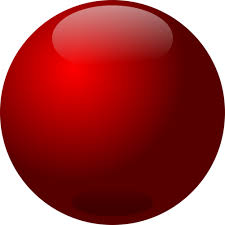
#> input picture merah.jpg, 225 x 225 px, given in place of the camera
$ python warna.py
#> lines starting #> are read from the running program, lines starting #| are printed output that depends on the picture; after the words box and inside, x2 and y2 are one past the last pixel; in counts of white or black regions, pixels touching at a corner belong together
# -*- coding: utf-8 -*-
from collections import deque
import numpy as np
import argparse
import imutils
import cv2

# construct the argument parse and parse the arguments
ap = argparse.ArgumentParser()
ap.add_argument("-v", "--video", help="path to the (optional) video file")
ap.add_argument("-b", "--buffer", type=int, default=64, help="max buffer size")
args = vars(ap.parse_args())

# define the lower and upper boundaries of the "yellow object"
# (or "ball") in the HSV color space, then initialize the
# list of tracked points
colorLower = (0, 100, 100)
colorUpper = (44, 255, 255)
pts = deque(maxlen=args["buffer"])

# if a video path was not supplied, grab the reference
# to the webcam
if not args.get("video", False):
    camera = cv2.VideoCapture(0)

# otherwise, grab a reference to the video file
else:
    camera = cv2.VideoCapture(args["video"])

# keep looping
while True:
    # grab the current frame
    (grabbed, frame) = camera.read()
#> frame is the input picture: shape (225, 225, 3); mean B, G, R 62.7, 62.6, 160

    # if we are viewing a video and we did not grab a frame,
    # then we have reached the end of the video
    if args.get("video") and not grabbed:
        break

    # resize the frame, inverted ("vertical flip" w/ 180degrees),
    # blur it, and convert it to the HSV color space
    frame = imutils.resize(frame, width=600)
#> frame: shape (600, 600, 3)
    frame = imutils.rotate(frame, angle=0)
    # blurred = cv2.GaussianBlur(frame, (11, 11), 0)
    hsv = cv2.cvtColor(frame, cv2.COLOR_BGR2HSV)
#> hsv: shape (600, 600, 3); mean H, S, V 13.5, 189.4, 160.1

    # construct a mask for the color "green", then perform
    # a series of dilations and erosions to remove any small
    # blobs left in the mask
    mask = cv2.inRange(hsv, colorLower, colorUpper)
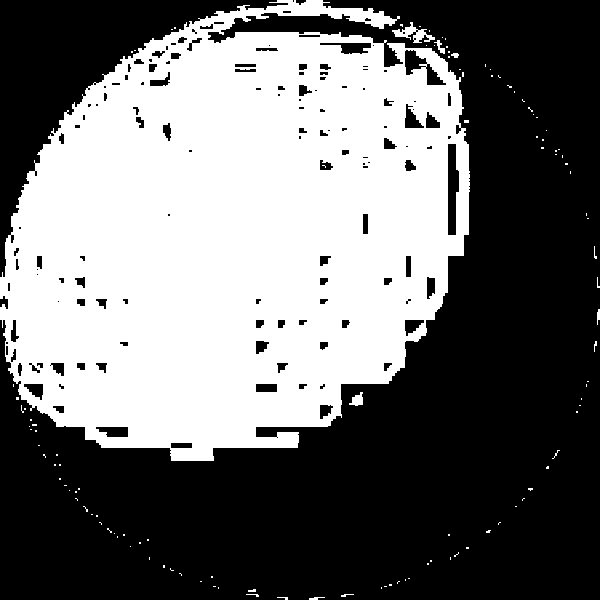
#> mask: shape (600, 600); 43.6% white; 117 white regions (109 under 20 px), largest, box (x1, y1, x2, y2) and area: (0, 0, 470, 461) 155741, (392, 22, 435, 43) 337, (349, 392, 363, 406) 119
    mask = cv2.erode(mask, None, iterations=2)
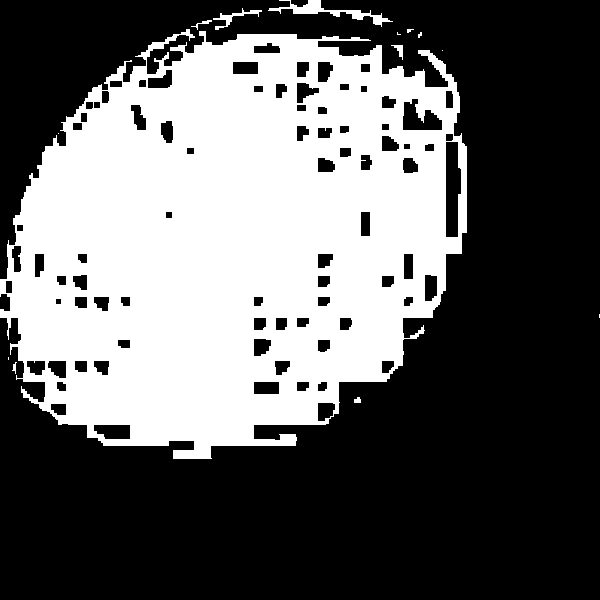
#> mask: shape (600, 600); 39% white; 14 white regions (7 under 20 px), largest, box (x1, y1, x2, y2) and area: (0, 29, 467, 459) 139030, (268, 0, 393, 27) 766, (213, 8, 262, 30) 236
    mask = cv2.dilate(mask, None, iterations=2)
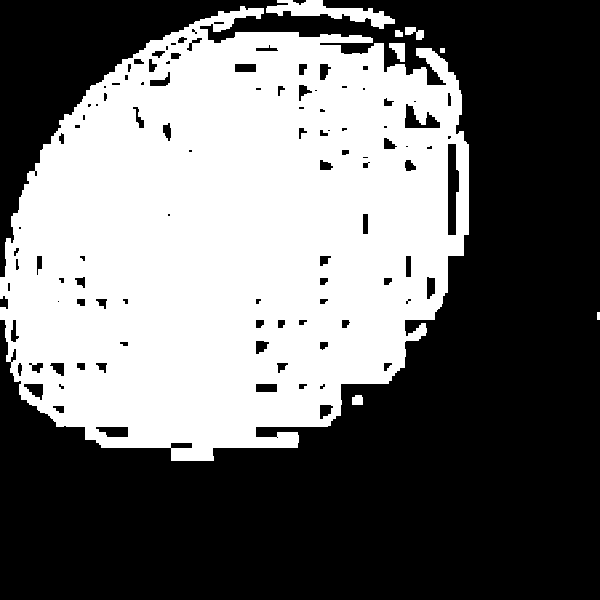
#> mask: shape (600, 600); 43.1% white; 8 white regions

    # find contours in the mask and initialize the current
    # (x, y) center of the ball
    cnts = cv2.findContours(mask.copy(), cv2.RETR_EXTERNAL, cv2.CHAIN_APPROX_SIMPLE)[-2]
#> cnts = 8 contours, 2 with area under 20; largest, box (x1, y1, x2, y2) and area: (0, 6, 469, 461) 158078, (266, 0, 395, 29) 1305, (389, 43, 405, 62) 167, (405, 27, 424, 40) 116, (352, 395, 363, 405) 83, (395, 30, 403, 37) 36
    center = None

    # only proceed if at least one contour was found
    if len(cnts) > 0:
        # find the largest contour in the mask, then use
        # it to compute the minimum enclosing circle and
        # centroid
        c = max(cnts, key=cv2.contourArea)
#> c = contour of 627 points, box (x1, y1, x2, y2) (0, 6, 469, 461), area 158078
        ((x, y), radius) = cv2.minEnclosingCircle(c)
#> x = 234; y = 230.5; radius = 271.6
        M = cv2.moments(c)
#> M = moments, m00 158077.5, centre m10/m00, m01/m00 = (232.8, 238.2)
        center = (int(M["m10"] / M["m00"]), int(M["m01"] / M["m00"]))
#> center = (232, 238)
        if x > 300:
            print("belok kanan")
        if x < 300:
            print("belok kiri")
        # only proceed if the radius meets a minimum size
        if radius > 10:
            # draw the circle and centroid on the frame,
            # then update the list of tracked points
            cv2.circle(frame, (int(x), int(y)), int(radius), (0, 255, 255), 2)
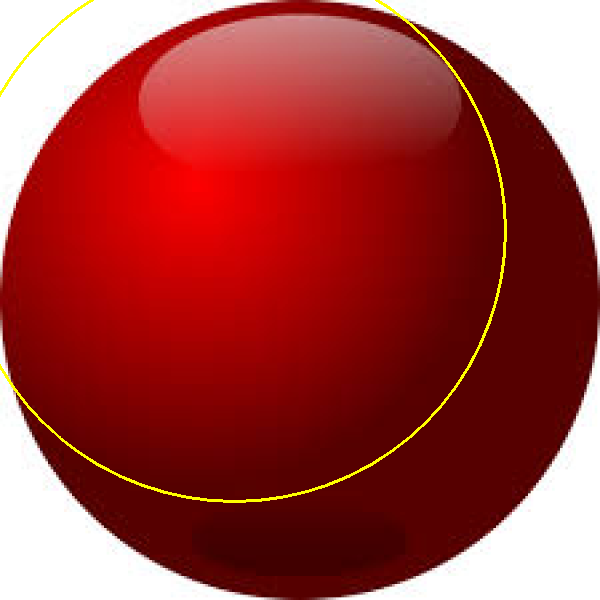
#> frame: shape (600, 600, 3); mean B, G, R 62.3, 64.5, 161.3
            cv2.circle(frame, center, 5, (0, 0, 255), -1)
#> frame: shape (600, 600, 3); 0.02% of pixels changed, all inside (x1, y1, x2, y2) = (227, 233, 238, 244)

    # update the points queue
    pts.appendleft(center)

    # loop over the set of tracked points
    for i in range(1, len(pts)):
        # if either of the tracked points are None, ignore
        # them
        if pts[i - 1] is None or pts[i] is None:
            continue

        # otherwise, compute the thickness of the line and
        # draw the connecting lines
        thickness = int(np.sqrt(args["buffer"] / float(i + 1)) * 2.5)
        cv2.line(frame, pts[i - 1], pts[i], (0, 0, 255), thickness)

    # show the frame to our screen
    cv2.imshow("Frame", frame)
    key = cv2.waitKey(1) & 0xFF
#> (key q is pressed here)

    # if the 'q' key is pressed, stop the loop
    if key == ord("q"):
        break

# cleanup the camera and close any open windows
camera.release()
cv2.destroyAllWindows()
